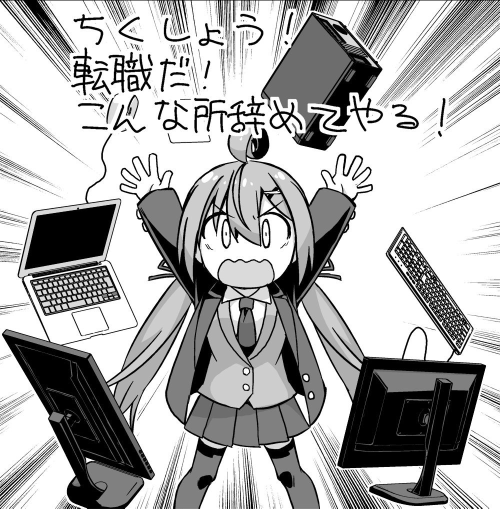
#> input picture server/contents/user/img/7592077603141.png, 1000 x 1017 px (shown at 1/2 size)
$ python -i module.py   (imports and definitions only)
#> lines starting #> are read from the running program, lines starting #| are printed output that depends on the picture
import json, requests, uuid
from PIL import Image
import numpy as np

# 位置情報から線と駅情報を取得
def isStation(position):
    # APIから情報を取得
    url = ('http://express.heartrails.com/api/json?method=getStations&x={}&y={}'.format(position[1], position[0]))
    response = (requests.get(url)).json()
    out = []
    # 駅名と線情報を取得
    # リストに書き込み
    # for station in response['response']['station']:
    #     out.append((station['line'], station['name']))
    out = [(station['line'], station['name']) for station in response['response']['station']]
    return out

# ユニークID発行
def issueUnique():
    uniqueId = uuid.uuid4()
    return uniqueId

# Preview作成
def GeneratPreview(img_url):
#> called with img_url = 'contents/user/img/7592077603141.png'
    try:
        img = Image.open(img_url, 'r')
#> img is the input picture: PIL image 1000x1017 RGB; min 0, max 255, mean 173.6
        path_list = img_url.split('/')
        if len(path_list) == 0:
            file_name = path_list[0]
        else:
            file_name = path_list[len(path_list)-1]
        extension_list = file_name.split('.')
        extension = extension_list[len(extension_list)-1]
        resize_img = img.resize((200, 200))
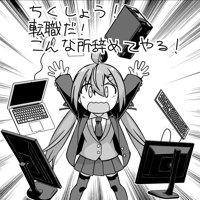
#> resize_img: PIL image 200x200 RGB; min 0, max 255, mean 173.3
        resize_img.save('contents/system/preview/{}'.format(file_name), extension, quality=100, optimize=True)
    except:
        return False
    return True

# [5 lines of commented-out code are left out]

>>> result = GeneratPreview('contents/user/img/7592077603141.png')

$ run again, on server/contents/user/img/tttt.png
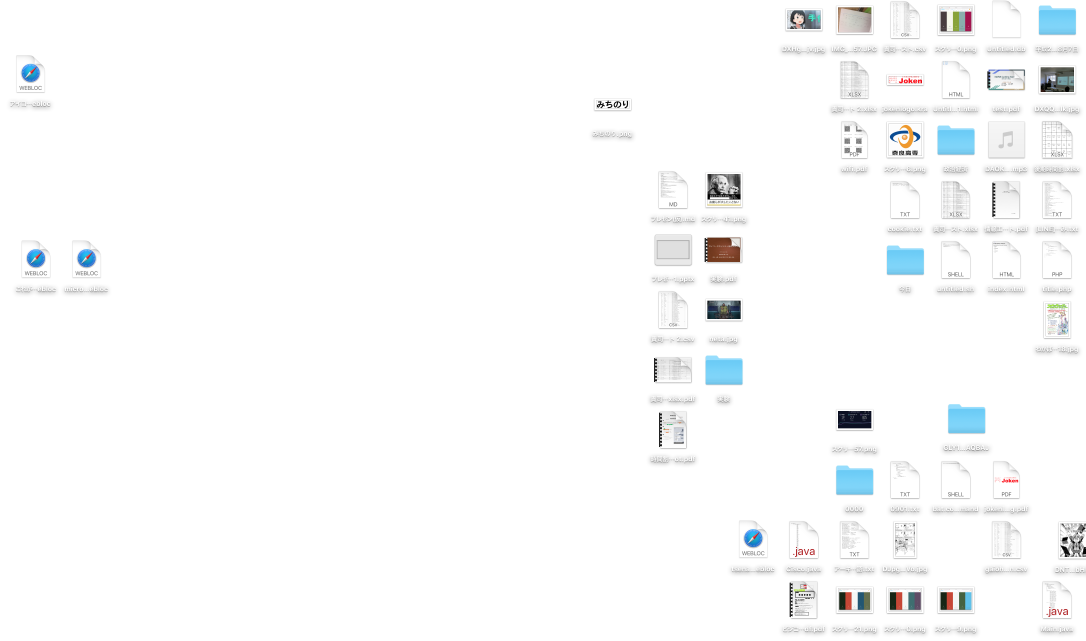
#> input picture server/contents/user/img/tttt.png, 3256 x 1922 px (shown at 1/3 size)
#> in GeneratPreview, img is the input picture: PIL image 3256x1922 RGBA; mean R, G, B, A 17, 17.8, 18.1, 21.8
#> in GeneratPreview, `resize_img = img.resize((200, 200))`:
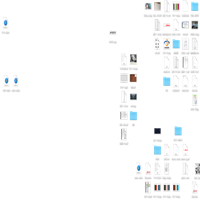
#> resize_img: PIL image 200x200 RGBA; mean R, G, B, A 26.1, 27.1, 27.5, 21.9; transparent parts drawn white
